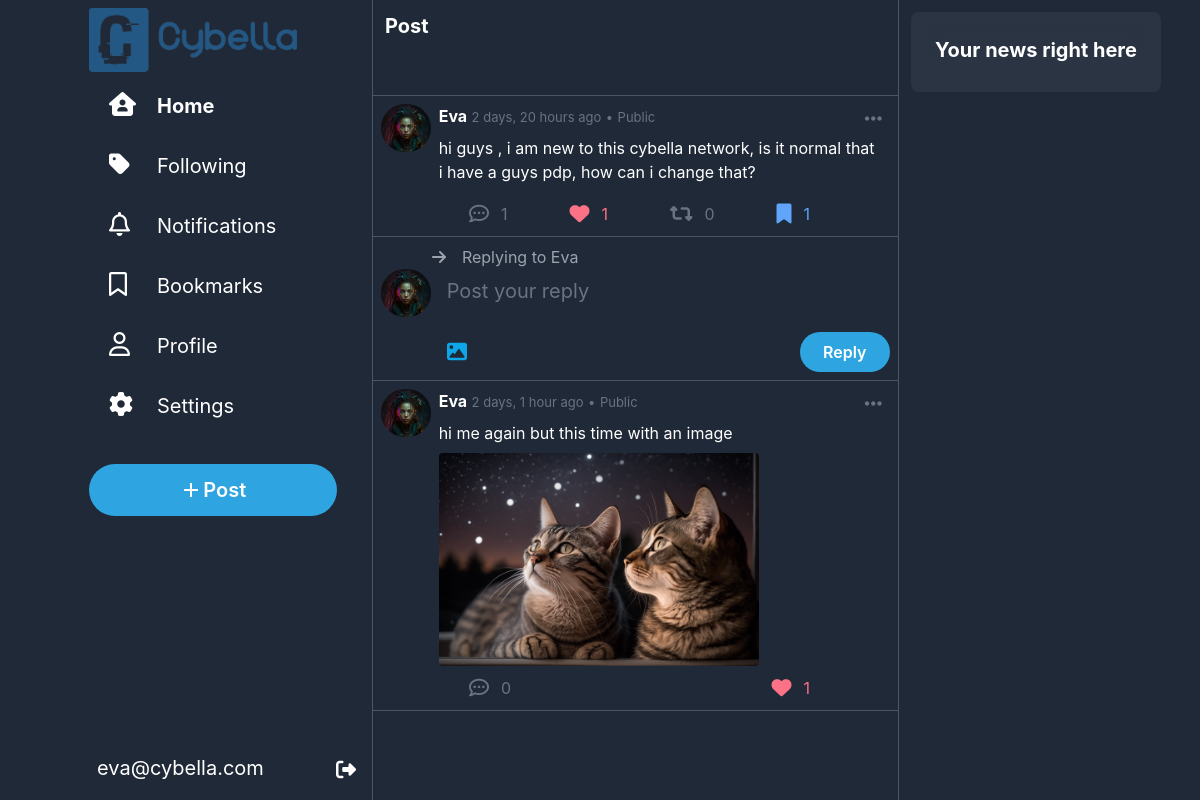
/post/60 (signed in), run on the app's committed database.
### network/models.py (models this page shows, shortened)
class User(AbstractUser):
    picture = models.ImageField(upload_to="network/images/profile_pictures", blank=True, null=True, default="network/images/profile_pictures/default.png")
    followers = models.ManyToManyField("self", symmetrical=False, blank=True, related_name="following")
    bookmarks = models.ManyToManyField("Post", blank=True, related_name="bookmarked_by")
    bio = models.TextField(blank=True)
    def __str__(self):
        return f"{self.username}"

class Post(models.Model):
    user = models.ForeignKey(User, on_delete=models.CASCADE, related_name="posts")
    content = models.CharField(max_length=500)
    timestamp = models.DateTimeField(auto_now_add=True)
    likes = models.ManyToManyField(User, blank=True, related_name="liked_posts")
    images = models.ImageField(upload_to="network/images/posts", blank=True, null=True)
    repost = models.ForeignKey("self", on_delete=models.CASCADE, blank=True, null=True, related_name="reposts")
    parent_post = models.ForeignKey("self", on_delete=models.CASCADE, blank=True, null=True, related_name="comments")
    def is_reposted(self, user):
        return self.reposts.filter(user=user).exists()
    def is_a_repost(self):
        return self.repost is not None and self.user != self.repost.user

### network/views.py (the view)
# urls.py: path("post/<int:post_id>",views.view_post, name="post"),
def view_post(request,post_id):
    post = get_object_or_404(Post, id=post_id)
    comments = Post.objects.filter(parent_post=post).order_by("-timestamp").all()
    return render(request, "network/post.html", {
        "comments": comments,
        "post": post
    })

### network/templatetags/custom_filters.py (called while the page is built)
@register.filter
def is_reposted_by_user(post, user):
    return post.is_reposted(user)

@register.filter
def is_repost(post):
    return post.is_a_repost()

### network/templates/network/post.html (shortened to what this page needs)
{% extends "network/layout.html" %}
{% load static %}
{% load custom_filters %}
{% block body %}
<div class=" w-full backdrop-blur-md backdrop-filter h-24 bg-gray-800 sticky p-3 text-xl text-white font-bold border-b border-gray-600 ">
    Post
</div>
<div id="post{{post.id}}" class="w-full mx-auto bg-gray-800 pb-1 p-2 text-white border-b border-gray-600 hover:cursor-pointer hover:bg-slate-800">
    <div onclick="window.location.href='{% url 'index' %}'" class="flex ">
        <a class="w-14 h-12 rounded-full mr-2" href="{% url 'profile' username=post.user %}"><img class="w-14 h-12 rounded-full mr-2" src="{{post.user.picture.url}}" alt="user Avatar"></a>
        <div class="w-full">
            <div class="flex justify-between">
                <div>
                    <span class="font-bold">{{post.user|title}}</span>
                    <span class="text-gray-500 text-[13px]">{{post.timestamp|timesince}} ago</span>
                    <span class="text-gray-500 text-[13px]">•</span>
                    <span class="text-gray-500 text-[13px]">Public</span>
                </div>
                <div onclick="event.stopPropagation(); showOptions(this)"  class="relative hover:cursor-pointer rounded-full hover:bg-blue-600 hover:bg-opacity-20 px-2 py-1">
                    <i class="fa-solid fa-ellipsis-h text-xl text-gray-500  hover:text-blue-400"></i>
                </div>
            </div>
            <div class="text-md w-full pl-0 pt-0 p-2  ">{{post.content}}</div>
        </div>
    </div>
    <div class="flex justify-between mt-1 mx-20 text-gray-500">
        <div onclick="reply()" class="flex hover:text-blue-400 hover:cursor-pointer"><i class="fa-regular fa-comment-dots text-xl rounded-full hover:bg-blue-400 hover:bg-opacity-20 p-2 "></i><span class="mt-1.5 ml-1">{{post.comments.count}}</span></div>
        {% if user not in post.likes.all%}
            <div id="like" onclick="like(this,{{post.id}})" class="flex hover:text-rose-400 hover:cursor-pointer"><i class="fa-regular fa-heart text-xl rounded-full hover:bg-rose-400 hover:bg-opacity-20 p-2"></i><span class="mt-1.5 ml-1">{{post.likes.count}}</span></div>
        {%else%}
            <div id="like" onclick="like(this,{{post.id}})" class="flex hover:text-rose-400 hover:cursor-pointer text-rose-400"><i class="fa-solid fa-heart text-xl rounded-full hover:bg-rose-400 hover:bg-opacity-20 p-2"></i><span class="mt-1.5 ml-1">{{post.likes.count}}</span></div>
        {%endif%}
        {% if not user.is_authenticated or not post|is_reposted_by_user:user%}
            <div id="repost" onclick="repost(this,{{post.id}})" class="flex hover:text-emerald-500 hover:cursor-pointer"><i class="fa-solid fa-retweet text-xl rounded-full hover:bg-emerald-500 hover:bg-opacity-20 p-2"></i><span class="mt-1.5 ml-1">{{post.reposts.count}}</span></div>
        {%else%}
            <div id="repost" onclick="repost(this,{{post.id}})" class="flex text-emerald-500 hover:text-emerald-500 hover:cursor-pointer"><i class="fa-solid fa-retweet text-xl rounded-full hover:bg-emerald-500 hover:bg-opacity-20 p-2"></i><span class="mt-1.5 ml-1">{{post.reposts.count}}</span></div>
        {%endif%}
        {% if post not in user.bookmarks.all %}
            <div onclick="bookmark({{post.id}});adjustBookmark(this);" class="flex hover:text-blue-400 hover:cursor-pointer"><i class="fa-regular fa-bookmark text-xl rounded-full hover:bg-blue-400 hover:bg-opacity-20 p-2"></i><span class="mt-1.5 ml-1">{{post.bookmarked_by.count}}</span></div>
        {%else%}
            <div onclick="bookmark({{post.id}});adjustBookmark(this);" class="flex text-blue-400 hover:text-blue-400 hover:cursor-pointer"><i class="fa-solid fa-bookmark text-xl rounded-full hover:bg-blue-400 hover:bg-opacity-20 p-2 "></i><span class="mt-1.5 ml-1">{{post.bookmarked_by.count}}</span></div>
        {%endif%}
    </div>
</div>
<div class="w-full  mx-auto bg-gray-800 p-2 text-white border-b border-gray-600 ">
    <form method="Post" action="{% url 'comment' post_id=post.id %}" enctype="multipart/form-data">
        <div class="ml-[10%] text-gray-400"><i class="fa-solid fa-arrow-right mr-4"></i>Replying to {{post.user|title}}</div>
        <div class="flex">
            {%if user.is_authenticated %}
                <img class="w-14 h-12 rounded-full mr-2" src="{{user.picture.url}}" alt="Profile Avatar">
            {%else%}
                <img class="w-14 h-12 rounded-full mr-2" src="{% static 'network/Images/default.png' %}" alt="Profile Avatar">
            {%endif%}
            <div class="w-full text-xl">
                <textarea id="reply_area" name="content" oninput="resize(this)" class="text-xl h-12 w-full p-2 bg-gray-800 overflow-y-hidden resize-none focus:outline-offset-0 focus:ring-0  border-0 focus:border-b focus:border-gray-600"
                    placeholder="Post your reply"></textarea>
            </div>
        </div>
        <div class="flex justify-between mt-2 ml-14">
            <label for="I" class=" flex items-center hover:cursor-pointer rounded-full hover:bg-sky-400 hover:bg-opacity-10 px-2.5" alt="Media">
                <i class="fa-solid fa-image text-[20px] text-sky-500"></i>
            </label>
            <button class="tweet w-[20%] px-1 py-2" type="submit"> <span>Reply</span></button>
        </div>
    </form>
</div>
{%for post in comments%}
        <div id="post{{post.id}}" class="w-full mx-auto bg-gray-800 pb-1 p-2 text-white border-b border-gray-600 hover:cursor-pointer hover:bg-slate-800">
            <div  onclick="window.location.href='{% url 'post' post_id=post.id %}'" class="flex ">
                <a class="w-14 h-12 rounded-full mr-2" href="{% url 'profile' username=post.user %}"><img class="w-14 h-12 rounded-full mr-2" src="{{post.user.picture.url}}" alt="user Avatar"></a>
                <div class="w-full">
                    <div class="flex justify-between">
                        <div>
                            <span class="font-bold"><a href="{% url 'profile' username=post.user %}">{{post.user|title}}</a></span>
                            <span class="text-gray-500 text-[13px]">{{post.timestamp|timesince}} ago</span>
                            <span class="text-gray-500 text-[13px]">•</span>
                            <span class="text-gray-500 text-[13px]">Public</span>
                        </div>
                        <div onclick="event.stopPropagation(); showOptions(this)"  class="relative hover:cursor-pointer rounded-full hover:bg-blue-600 hover:bg-opacity-20 px-2 py-1">
                            <i class="fa-solid fa-ellipsis-h text-xl text-gray-500  hover:text-blue-400"></i>
                        </div>
                    </div>
                    <div class="text-md w-full pl-0 pt-0 p-2  ">{{post.content}}</div>
                    {% if post.images %}
                        <div id="images-container" class="">
                            <img class="max-w-xs max-h-xs rounded" src="{{post.images.url}}" alt="post image">
                        </div>
                    {%endif%}
                </div>
            </div>
            <div class="flex justify-between mt-1 mx-20 text-gray-500">
                <div onclick="openCommentBox('{{post.user|title}}','{{post.timestamp|timesince}}','{{post.content}}','{{post.user.picture.url}}','{{post.id}}')" class="flex hover:text-blue-400 hover:cursor-pointer"><i class="fa-regular fa-comment-dots text-xl rounded-full hover:bg-blue-400 hover:bg-opacity-20 p-2 "></i><span class="mt-1.5 ml-1">{{post.comments.count}}</span></div>
                {% if user not in post.likes.all%}
                    <div id="like" onclick="like(this,{{post.id}})" class="flex hover:text-rose-400 hover:cursor-pointer"><i class="fa-regular fa-heart text-xl rounded-full hover:bg-rose-400 hover:bg-opacity-20 p-2"></i><span class="mt-1.5 ml-1">{{post.likes.count}}</span></div>
                {%else%}
                    <div id="like" onclick="like(this,{{post.id}})" class="flex hover:text-rose-400 hover:cursor-pointer text-rose-400"><i class="fa-solid fa-heart text-xl rounded-full hover:bg-rose-400 hover:bg-opacity-20 p-2"></i><span class="mt-1.5 ml-1">{{post.likes.count}}</span></div>
                {%endif%}
            </div>
        </div>
    {%endfor%}
{% endblock %}

### network/templates/network/layout.html (shortened to what this page needs)
{% load static %}
{% load static tailwind_tags %}
<!DOCTYPE html>
<html lang="en">
    <head>
        {% tailwind_css %}
        <link rel ="stylesheet" href="{% static 'network/css/styles.css' %}">
    </head>
    <body class="overflow-hidden w-screen h-screen flex flex-row">
        <nav class=" container  max-w-[31%] flex flex-col p-2  flex-grow bg-gray-800 h-screen items-end fixed">
            <div class="sidebar flex flex-col text-xl font-normal text-white w-[275px] h-full justify-between">
                <div class="w-full">
                    <div id="logo" class="">
                        <div class="">
                            <img src="{% static 'network/Images/C_logo.png' %}" alt="logo" class="w-18 h-16">
                        </div>
                    </div>
                    <a class="flex py-1 text-center sidebar-link my-2" href="{%url "index"%}"><div class=" p-2 px-5 justify-center"><i class="fa-solid fa-house-user text-2xl mr-8 w-4"></i><span class="font-bold">Home</span></div></a>
                    <a class="flex py-1 text-center sidebar-link my-2" href="{%url "following"%}"><div class="p-2 px-5 justify-center"><i class="fa-solid fa-tag text-2xl mr-8 w-4 "></i><span>Following</span></div></a>
                    <a class="flex py-1 text-center sidebar-link my-2" href="#"><div class="p-2 px-5 justify-center"><i class="fa-regular fa-bell text-2xl mr-8 w-4"></i><span>Notifications</span></div></a>
                    <a class="flex py-1 text-center sidebar-link my-2" href="{%url "bookmark"%}"><div class="p-2 px-5 justify-center"><i class="fa-regular fa-bookmark text-2xl mr-8 w-4"></i><span>Bookmarks</span></div></a>
                    {% if user.is_authenticated%}
                        <a class="flex py-1 text-center sidebar-link my-2" href="{% url 'profile' username=user.username %}"><div class="p-2 px-5 justify-center"><i class="fa-regular fa-user text-2xl mr-8 w-4"></i><span>Profile</span></div></a>
                    {% endif %}
                    <a class="flex py-1 text-center sidebar-link my-2" href="#"><div class="p-2 px-5 justify-center"><i class="fa-solid fa-cog text-2xl mr-8 w-4"></i><span>Settings</span></div></a>
                    <button onclick="document.querySelector('#reply_area').focus();" class="tweet mt-6 w-[90%] p-3">
                        <span><svg xmlns="http://www.w3.org/2000/svg" viewBox="0 0 24 24" width="24" height="24"><path fill="none" d="M0 0h24v24H0z"></path><path fill="currentColor" d="M11 11V5h2v6h6v2h-6v6h-2v-6H5v-2z"></path></svg> Post</span>
                    </button>
                </div>
                <div>
                    {% if user.is_authenticated %}
                        <a class="p-2 text-center logout flex justify-between" href="{% url 'logout' %}"><span>{{user.email}}</span><div class="pt-0.5"><i class="fa-solid fa-right-from-bracket text-xl"></i></div></a>
                    {% else %}
                        <a class="p-2 text-center logout flex justify-between" href="{% url 'login' %}"><span>Log In/Register</span><div class="pt-0.5"><i class="fa-solid fa-right-to-bracket text-2xl"></i></div></a>
                    {% endif %}
                </div>
            </div>
        </nav>
        <div class="body h-screen flex flex-row w-[69%] ml-[31%] ">
            <div class="bg-gray-800  relative border-x border-gray-600  w-[500px] overflow-y-scroll flex-grow">
                {% block body %}
                {% endblock %}
            </div>
            <div class=" bg-gray-800 relative overflow-y-scroll p-3 flex-grow ">
                <div id="news" class="rounded-lg p-3 bg-gray-700 bg-opacity-50 w-fit hidden lg:block ">
                    <div class="w-full backdrop-blur-md backdrop-filter mb-6 h-8  p-3 text-xl text-white font-bold "> Your news right here</div>
                </div>
            </div>
        </div>
    </body>
</html>

### network/static/network/css/styles.css (style rules this page uses)
* { font-family:"TwitterChirp",-apple-system,BlinkMacSystemFont,"Segoe UI",Roboto,Helvetica,Arial,sans-serif; }
.tweet { background-color: #2ea5e0; border-radius: 9999px; transition: all ease-in-out 0.2s; }
.tweet span { display: flex; justify-content: center; align-items: center; color: #fff; font-weight: 600; }

### data on the page
User: email "eva@cybella.com", picture (picture)
Post: user.picture (picture), user "Eva", timestamp "2 days, 20 hours", content "hi guys , i am new to this cybella network, is it normal that i have a guys pdp, how can i change that?", comments.count "1", likes.count "1", reposts.count "0", bookmarked_by.count "1"
Post: user.picture (picture), user "Eva", timestamp "2 days, 1 hour", content "hi me again but this time with an image", images (picture), comments.count "0", likes.count "1"
